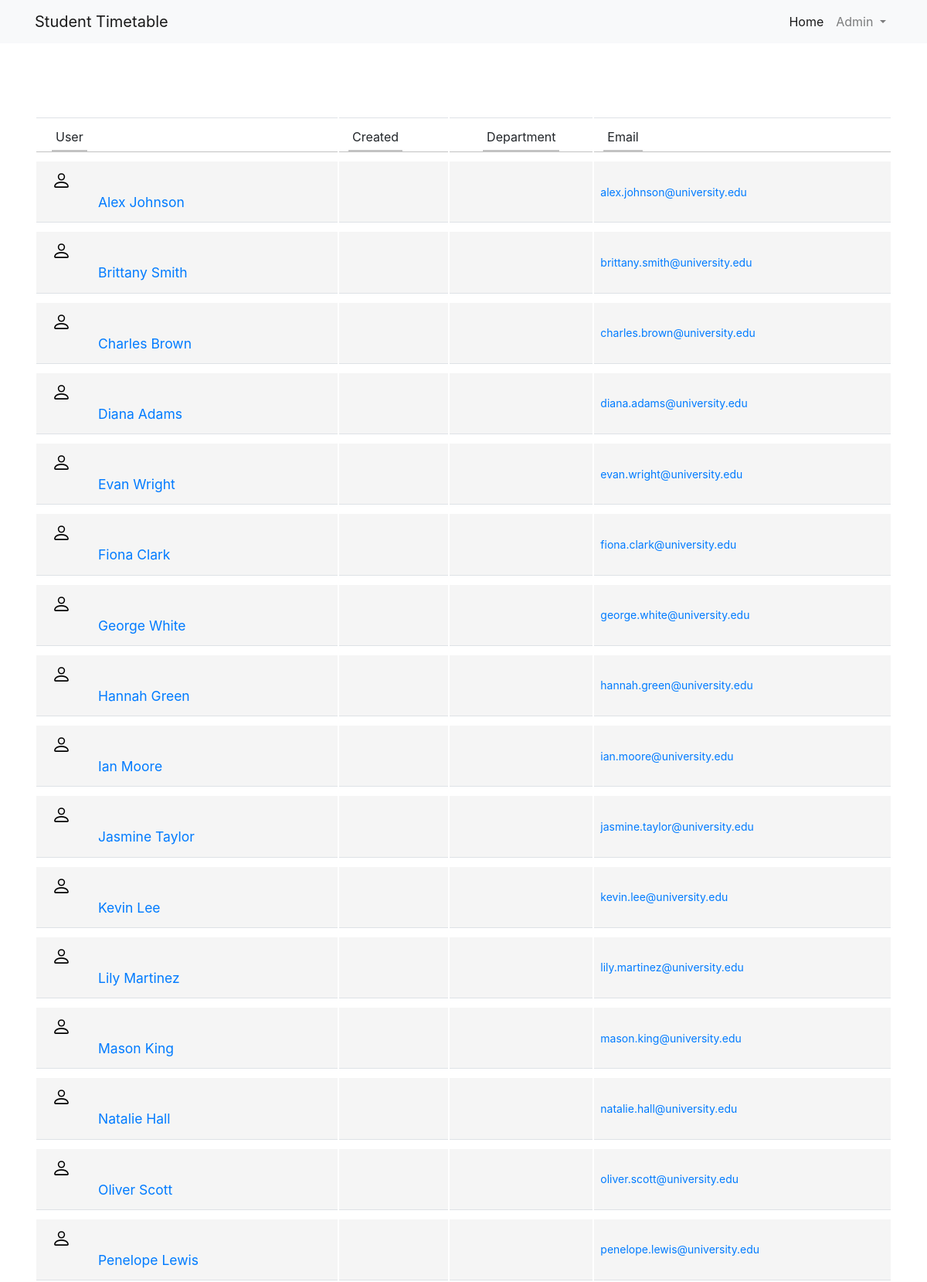
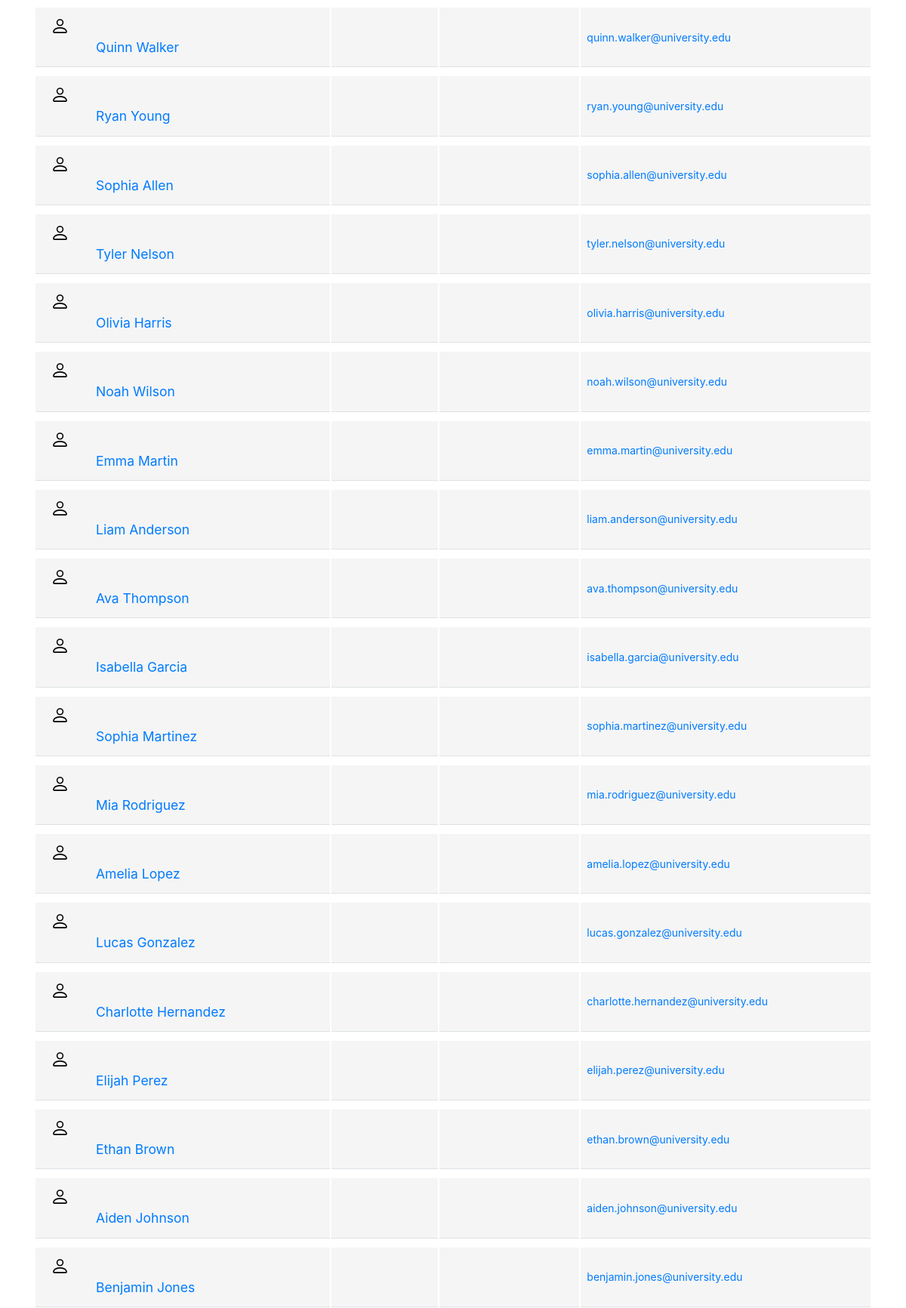
Page /dump/adminTemplate.php (upper part) on the committed database (2 pictures, top to bottom).
### tables this page shows
CREATE TABLE Students (
    StudentID INT,
    StudentName VARCHAR(255) NOT NULL,
    StudentEmail VARCHAR(255),
    ProgrammeID INT,
    StudentSemester INT
);

### dump/adminTemplate.php (the view, shortened to what this page needs)
<!doctype html>
<html lang="en">
<head>
    <link href="https://maxcdn.bootstrapcdn.com/font-awesome/4.3.0/css/font-awesome.min.css" rel="stylesheet">
</head>
<body>
<link href="/GlyndwrBlog/css/styles.css" rel="stylesheet"/>
<?php include '\xampp\htdocs\GlyndwrBlog\pages\header.php'; ?>
<div class="container custom-margin-top">
    <div class="row">
        <div class="col-lg-12">
            <div class="main-box clearfix">
                <div class="table-responsive">
                    <table class="table user-list">
                        <thead>
                        <tr>
                            <th><span>User</span></th>
                            <th><span>Created</span></th>
                            <th class="text-center"><span>Department</span></th>
                            <th><span>Email</span></th>
                        </tr>
                        </thead>
                        <?php
                        include "config.php";
                        $query = "SELECT * FROM students ";
                        $studentInfo = mysqli_query($connect, $query);
                        echo "<tbody>";
                        foreach ($studentInfo as $Student) {
                            $StudentName = $Student['StudentName'];
                            $StudentEmail = $Student['StudentEmail'];
                            echo "<tr>";
                            echo "<td>";
                            echo "<a href='#' class='user-link'>$StudentName</a>";
                            echo "</td>";
                            echo "<td>";
                            echo "</td>";
                            echo "<td class='text-center'>";
                            echo "</td>";
                            echo "<td>";
                            echo "<a href='#'>$StudentEmail</a>";
                            echo "</td>";
                            echo "</tr>";
                        }
                        echo "</tbody>";
                        ?>
                    </table>
                </div>
            </div>
        </div>
    </div>
</div>
</body>
</html>

### rows in the picture
students: StudentName "Alex Johnson", StudentEmail "alex.johnson@university.edu"
students: StudentName "Brittany Smith", StudentEmail "brittany.smith@university.edu"
students: StudentName "Charles Brown", StudentEmail "charles.brown@university.edu"
students: StudentName "Diana Adams", StudentEmail "diana.adams@university.edu"
students: StudentName "Evan Wright", StudentEmail "evan.wright@university.edu"
students: StudentName "Fiona Clark", StudentEmail "fiona.clark@university.edu"
students: StudentName "George White", StudentEmail "george.white@university.edu"
students: StudentName "Hannah Green", StudentEmail "hannah.green@university.edu"
students: StudentName "Ian Moore", StudentEmail "ian.moore@university.edu"
students: StudentName "Jasmine Taylor", StudentEmail "jasmine.taylor@university.edu"
students: StudentName "Kevin Lee", StudentEmail "kevin.lee@university.edu"
students: StudentName "Lily Martinez", StudentEmail "lily.martinez@university.edu"
students: StudentName "Mason King", StudentEmail "mason.king@university.edu"
students: StudentName "Natalie Hall", StudentEmail "natalie.hall@university.edu"
students: StudentName "Oliver Scott", StudentEmail "oliver.scott@university.edu"
students: StudentName "Penelope Lewis", StudentEmail "penelope.lewis@university.edu"
students: StudentName "Quinn Walker", StudentEmail "quinn.walker@university.edu"
students: StudentName "Ryan Young", StudentEmail "ryan.young@university.edu"
students: StudentName "Sophia Allen", StudentEmail "sophia.allen@university.edu"
students: StudentName "Tyler Nelson", StudentEmail "tyler.nelson@university.edu"
students: StudentName "Olivia Harris", StudentEmail "olivia.harris@university.edu"
students: StudentName "Noah Wilson", StudentEmail "noah.wilson@university.edu"
students: StudentName "Emma Martin", StudentEmail "emma.martin@university.edu"
students: StudentName "Liam Anderson", StudentEmail "liam.anderson@university.edu"
students: StudentName "Ava Thompson", StudentEmail "ava.thompson@university.edu"
students: StudentName "Isabella Garcia", StudentEmail "isabella.garcia@university.edu"
students: StudentName "Sophia Martinez", StudentEmail "sophia.martinez@university.edu"
students: StudentName "Mia Rodriguez", StudentEmail "mia.rodriguez@university.edu"
students: StudentName "Amelia Lopez", StudentEmail "amelia.lopez@university.edu"
students: StudentName "Lucas Gonzalez", StudentEmail "lucas.gonzalez@university.edu"
students: StudentName "Charlotte Hernandez", StudentEmail "charlotte.hernandez@university.edu"
students: StudentName "Elijah Perez", StudentEmail "elijah.perez@university.edu"
students: StudentName "Ethan Brown", StudentEmail "ethan.brown@university.edu"
students: StudentName "Aiden Johnson", StudentEmail "aiden.johnson@university.edu"
students: StudentName "Benjamin Jones", StudentEmail "benjamin.jones@university.edu"
